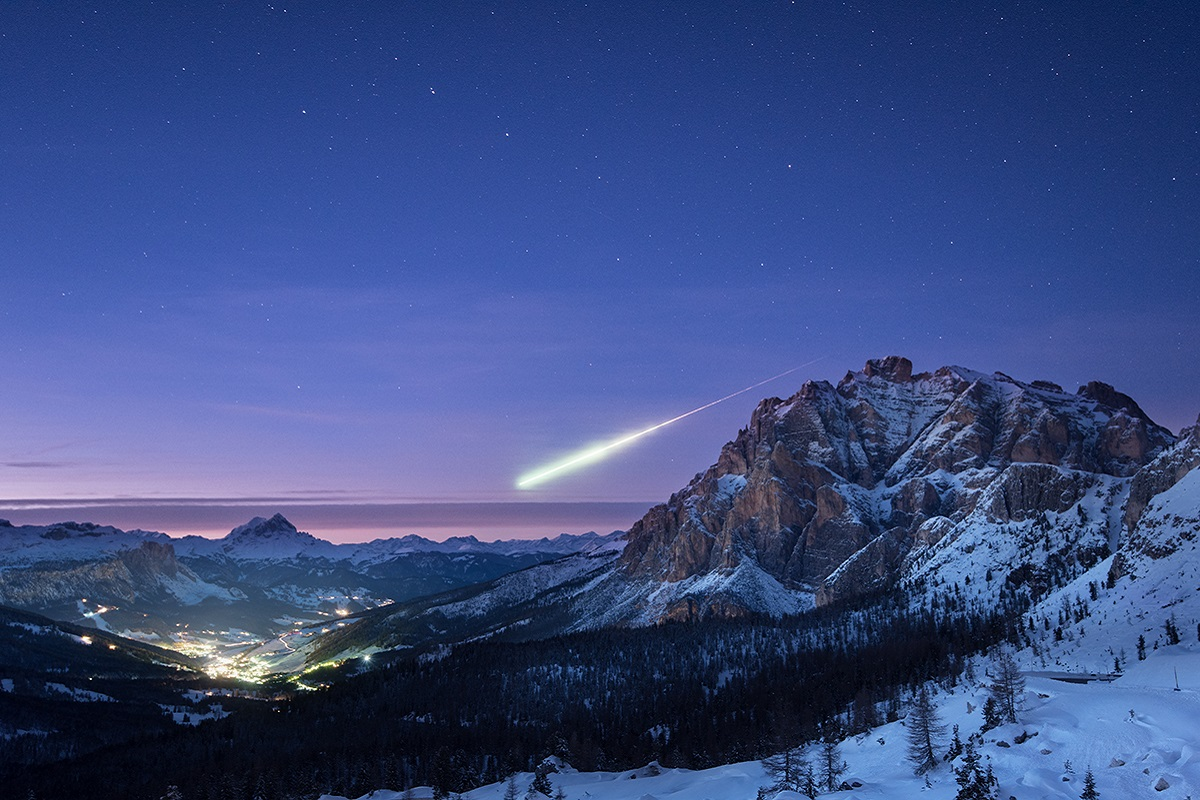
#> input picture resource/1.jpg, 1200 x 800 px, found by its file name
$ python tutorial_2.py
#> lines starting #> are read from the running program, lines starting #| are printed output that depends on the picture
#> further down, src is the input picture: shape (800, 1200, 3); mean B, G, R 130.3, 76.3, 58.4
import cv2 as cv
import numpy as np

def access_pixels(image):
    print(image.shape)
#| (800, 1200, 3)
    height = image.shape[0]
#> height = 800
    width = image.shape[1]
#> width = 1200
    channels = image.shape[2]
#> channels = 3
    print("height: %s, width: %s, channels: %s" % (height, width, channels))
#| height: 800, width: 1200, channels: 3
    for row in range(height):
        for col in range(width):
            for c in range(channels):
                pv = image[row, col, c]
                image[row, col, c] = 255- pv
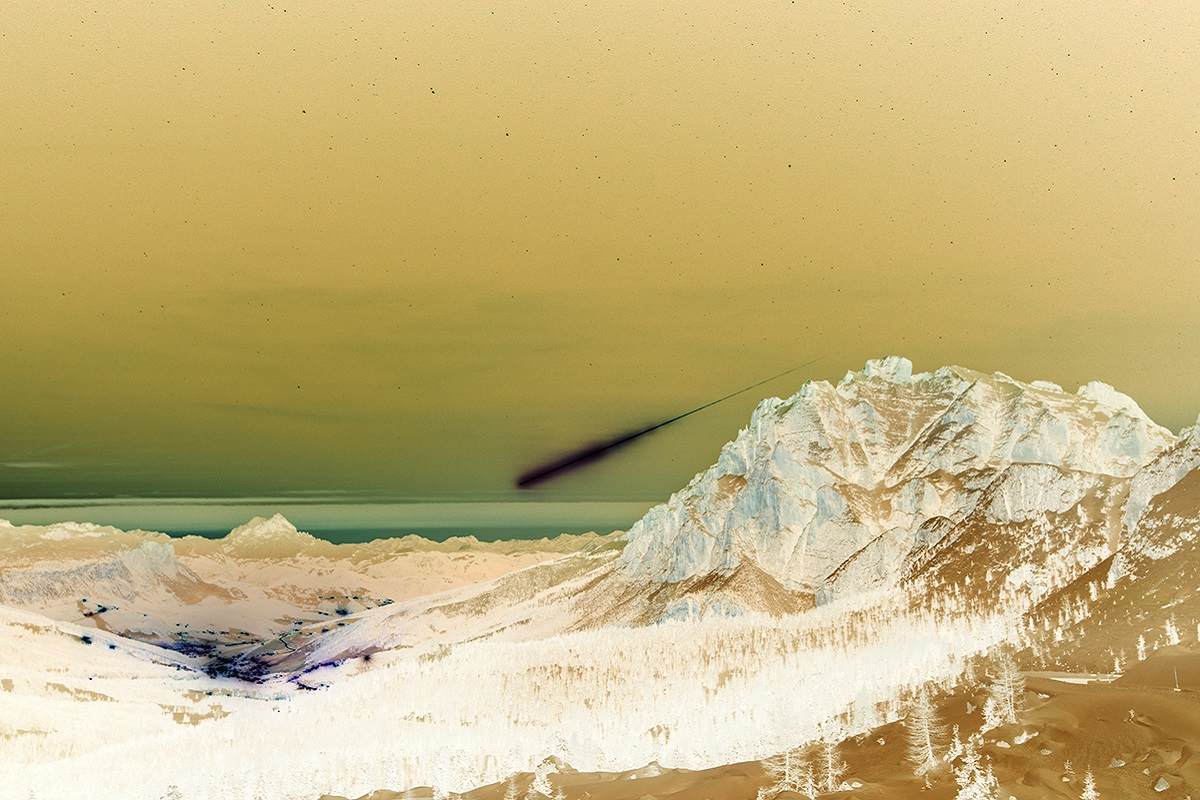
#> image: shape (800, 1200, 3); mean B, G, R 124.7, 178.7, 196.6
    cv.imshow("pixels_show", image)


print("--------Hello Python-----")
src = cv.imread("D:/CodingFolder/OPENCVFolder/resource/1.jpg")
# 指定图片是否可以resize，默认是WINDOW_AUTOSIZE, 如果是WINDOW_NORMAL
# 则可以resize图像
cv.namedWindow("input image", cv.WINDOW_NORMAL)
cv.imshow("input image", src)
t1 = cv.getTickCount()
access_pixels(src)
t2 = cv.getTickCount()
print("time consumption: %d" % ((t2 - t1)/cv.getTickFrequency()))
# 参数单位是微秒，指定等待的时间，为0的话，等待键入关闭
cv.waitKey(0)
cv.destroyAllWindows()

$ run again, with resource/2.jpg copied over resource/1.jpg
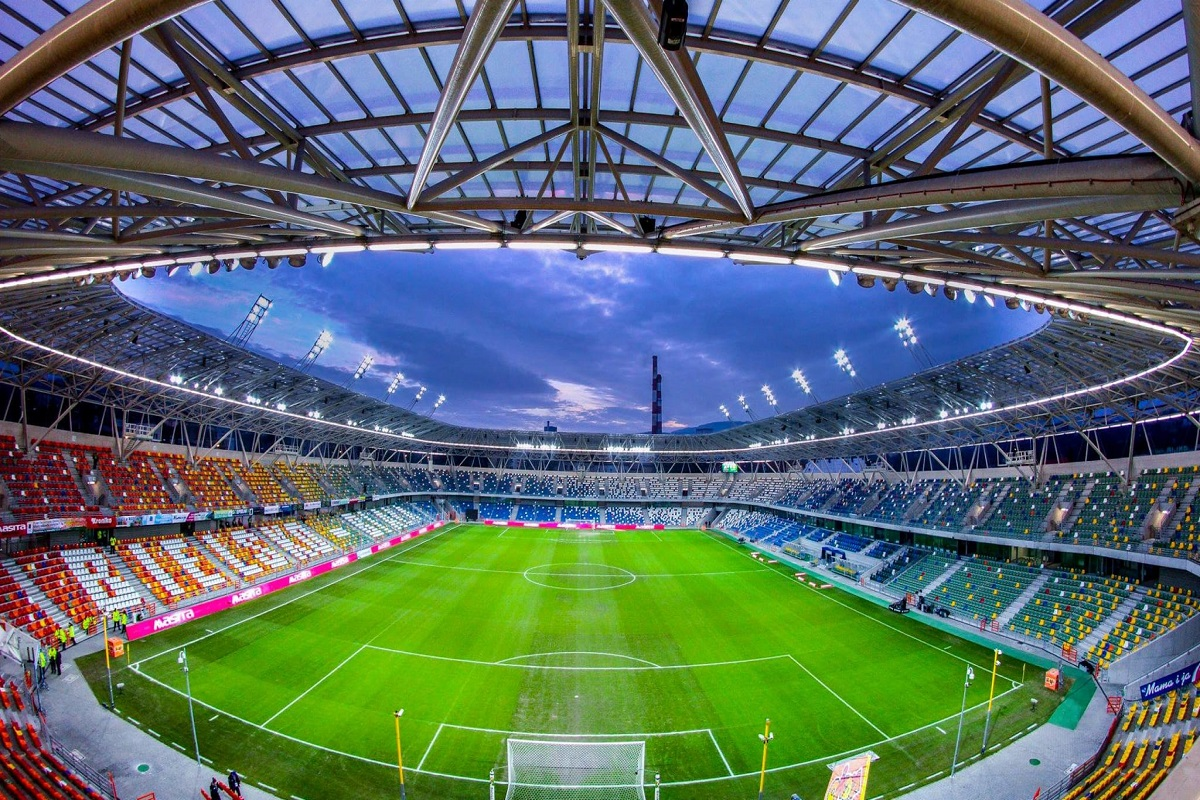
#> input picture resource/2.jpg, 1200 x 800 px, found by its file name
#> src is the input picture: shape (800, 1200, 3); mean B, G, R 107.5, 109, 89.6
#| (800, 1200, 3)
#| height: 800, width: 1200, channels: 3
#> after the loop in access_pixels, `for row in range(height):`:
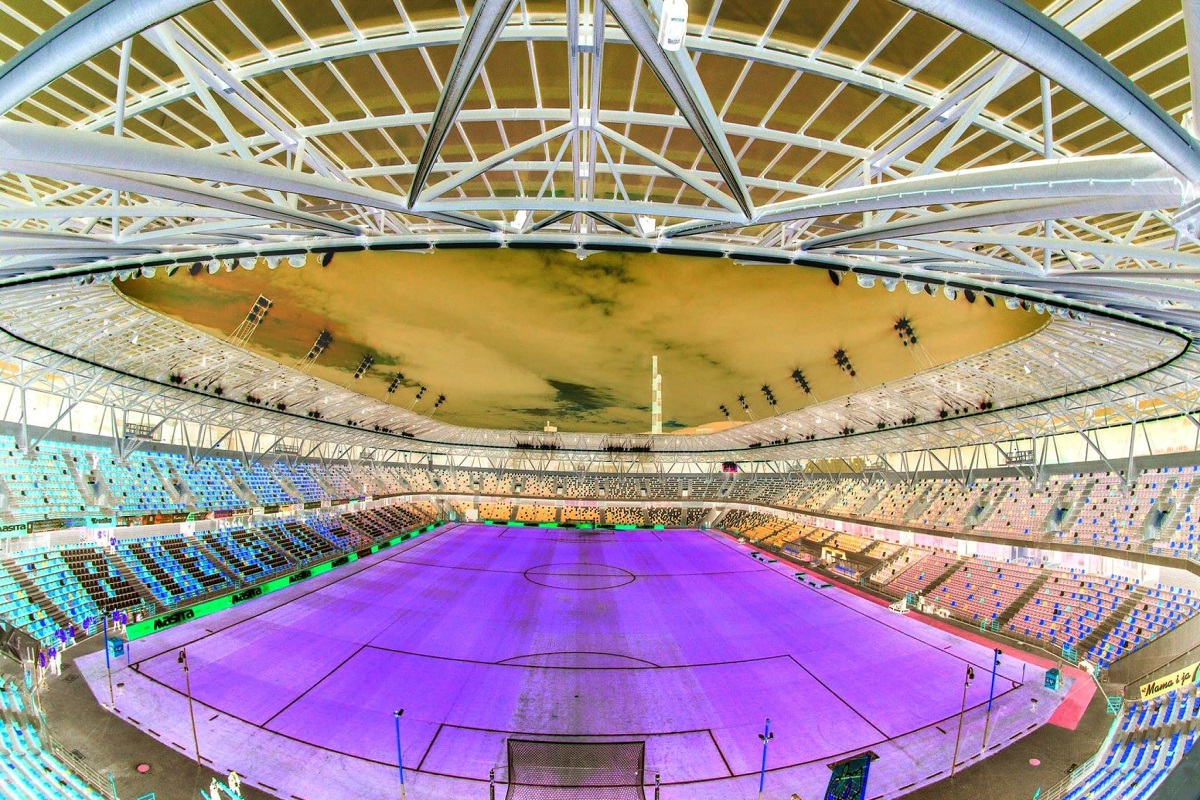
#> image: shape (800, 1200, 3); mean B, G, R 147.5, 146, 165.4

$ run again, with resource/5.jpg copied over resource/1.jpg
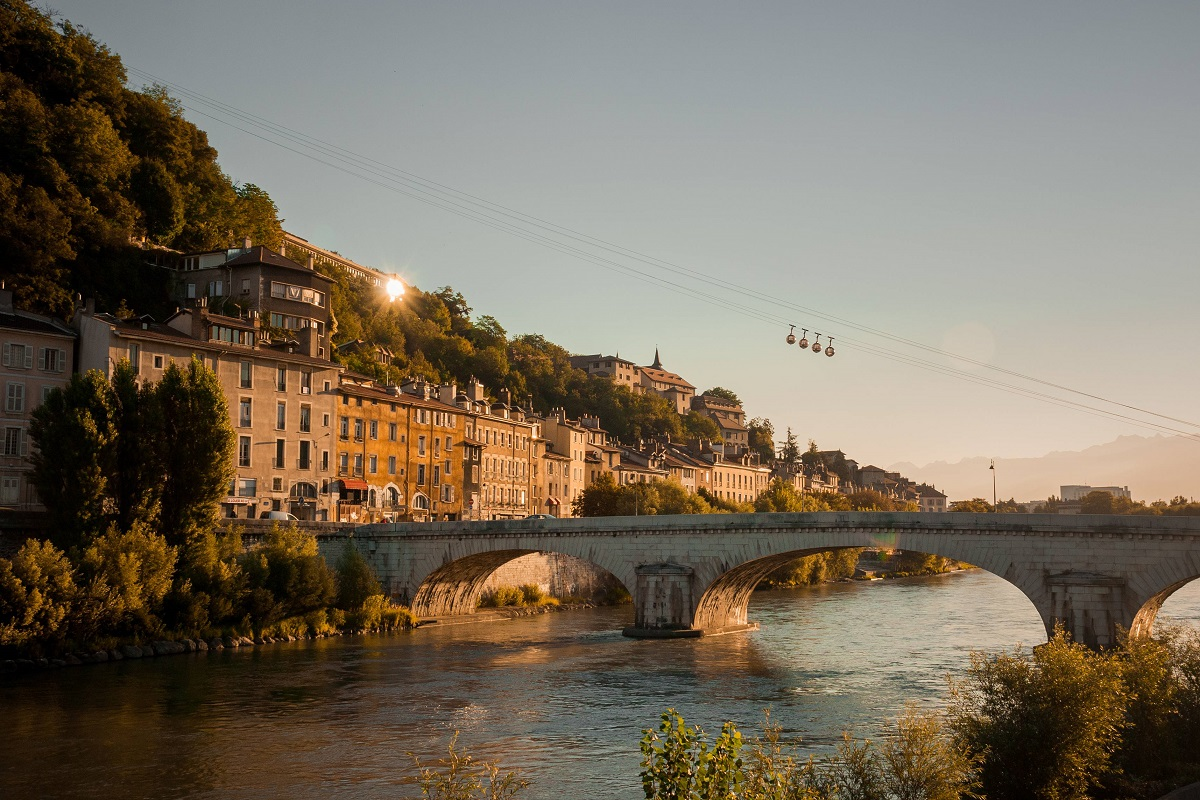
#> input picture resource/5.jpg, 1200 x 800 px, found by its file name
#> src is the input picture: shape (800, 1200, 3); mean B, G, R 92.8, 108.9, 120
#| (800, 1200, 3)
#| height: 800, width: 1200, channels: 3
#> after the loop in access_pixels, `for row in range(height):`:
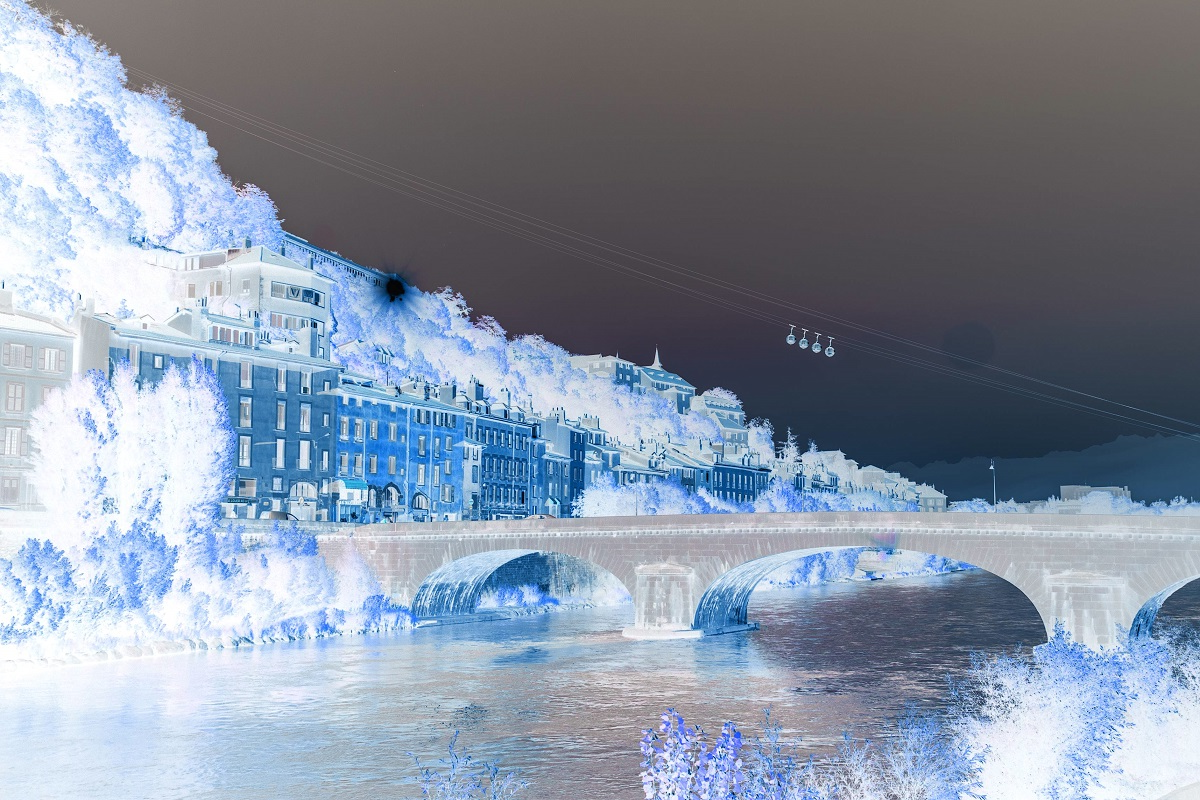
#> image: shape (800, 1200, 3); mean B, G, R 162.2, 146.1, 135
